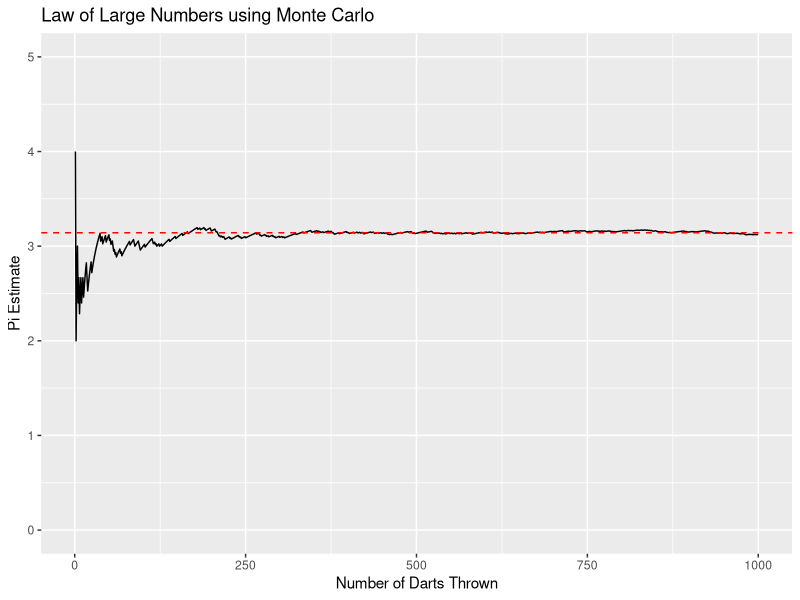

Write R code to recreate this figure.
library(ggplot2)

num_darts <- 1000
num_in_circle <- 0

pi_est <- numeric(num_darts)

for (i in 1:num_darts) {
  x <- runif(n = 1, min = -1, max = 1)
  y <- runif(n = 1, min = -1, max = 1)

  if (x^2 + y^2 <= 1) {
    num_in_circle <- num_in_circle + 1
  }

  pi_est[i] <- 4 * num_in_circle / i
}

# Create a data frame for ggplot2
data <- data.frame(
  darts = 1:num_darts,
  pi_est = pi_est
)

# Create the plot
plot <- ggplot(data, aes(x = darts, y = pi_est)) +
  geom_line() +
  geom_hline(yintercept = pi, color = "red", linetype = "dashed") +
  labs(x = "Number of Darts Thrown", y = "Pi Estimate", title = "Law of Large Numbers using Monte Carlo") +
  ylim(0, 5)

ggsave("visualization.png", plot = plot, width = 10, height = 6, dpi = 300)
